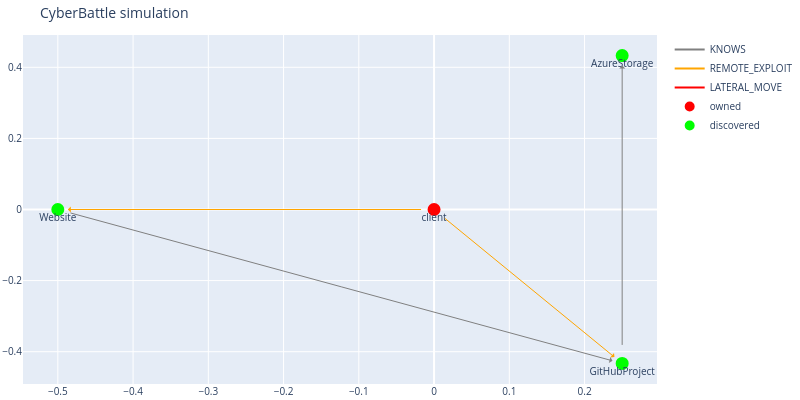

The notebook cell saved with this chart:
### Code cell
# 3
leakedSasUrl = c2.run_remote_attack("client", "GitHubProject", "CredScanGitHistory")
dbg.plot_discovered_network()

### Figure 1 — Plotly figure (JSON) as saved in the notebook; plotly's stock layout.template omitted (floating-point values rounded to 4 significant figures)
{"data": [{"line": {"color": "gray"}, "mode": "lines", "name": "KNOWS", "type": "scatter", "x": [0], "y": [0]}, {"line": {"color": "orange"}, "mode": "lines", "name": "REMOTE_EXPLOIT", "type": "scatter", "x": [0], "y": [0]}, {"line": {"color": "red"}, "mode": "lines", "name": "LATERAL_MOVE", "type": "scatter", "x": [0], "y": [0]}, {"hoverinfo": "text", "marker": {"color": "#D32F2E", "line": {"color": "rgb(255,0,0)", "width": 8}, "size": 5, "symbol": "circle-dot"}, "mode": "markers+text", "name": "owned", "text": ["client"], "textposition": "bottom center", "type": "scatter", "x": [0], "y": [0]}, {"hoverinfo": "text", "marker": {"color": "#0e9d00", "line": {"color": "rgb(0,255,0)", "width": 8}, "size": 5, "symbol": "circle-dot"}, "mode": "markers+text", "name": "discovered", "text": ["Website", "GitHubProject", "AzureStorage"], "textposition": "bottom center", "type": "scatter", "x": [-0.5, 0.25, 0.25], "y": [-4.371e-08, -0.433, 0.433]}], "layout": {"annotations": [{"align": "center", "arrowcolor": "orange", "arrowhead": 1, "arrowsize": 1, "arrowwidth": 1, "ax": 0, "axref": "x", "ay": 0, "ayref": "y", "hovertext": "REMOTE_EXPLOIT", "opacity": 1, "showarrow": true, "standoff": 10, "startstandoff": 10, "x": -0.5, "xref": "x", "y": -4.371e-08, "yref": "y"}, {"align": "center", "arrowcolor": "orange", "arrowhead": 1, "arrowsize": 1, "arrowwidth": 1, "ax": 0, "axref": "x", "ay": 0, "ayref": "y", "hovertext": "REMOTE_EXPLOIT", "opacity": 1, "showarrow": true, "standoff": 10, "startstandoff": 10, "x": 0.25, "xref": "x", "y": -0.433, "yref": "y"}, {"align": "center", "arrowcolor": "gray", "arrowhead": 1, "arrowsize": 1, "arrowwidth": 1, "ax": -0.5, "axref": "x", "ay": -4.371e-08, "ayref": "y", "hovertext": "KNOWS", "opacity": 1, "showarrow": true, "standoff": 10, "startstandoff": 10, "x": 0.25, "xref": "x", "y": -0.433, "yref": "y"}, {"align": "center", "arrowcolor": "gray", "arrowhead": 1, "arrowsize": 1, "arrowwidth": 1, "ax": 0.25, "axref": "x", "ay": -0.433, "ayref": "y", "hovertext": "KNOWS", "opacity": 1, "showarrow": true, "standoff": 10, "startstandoff": 10, "x": 0.25, "xref": "x", "y": 0.433, "yref": "y"}], "autosize": false, "font": {"size": 10}, "height": 400, "hovermode": "closest", "margin": {"b": 15, "l": 2, "r": 2, "t": 35}, "showlegend": true, "title": {"text": "CyberBattle simulation"}, "width": 800}}
